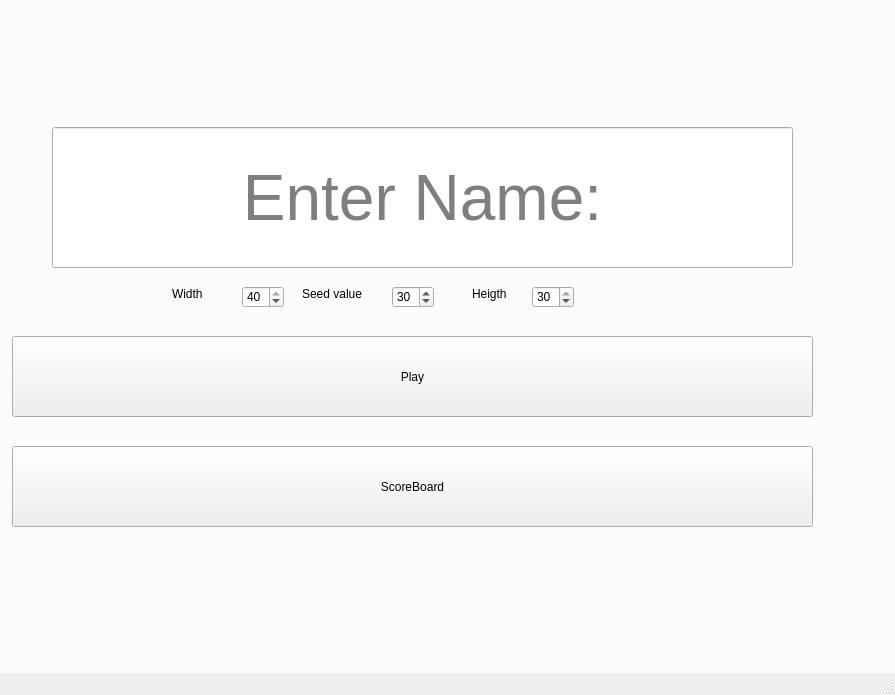
<?xml version="1.0" encoding="UTF-8"?>
<ui version="4.0">
 <class>MainWindow</class>
 <widget class="QMainWindow" name="MainWindow">
  <property name="geometry">
   <rect>
    <x>0</x>
    <y>0</y>
    <width>895</width>
    <height>695</height>
   </rect>
  </property>
  <property name="windowTitle">
   <string>MainWindow</string>
  </property>
  <widget class="QWidget" name="centralwidget">
   <widget class="QTabWidget" name="Pages">
    <property name="geometry">
     <rect>
      <x>-10</x>
      <y>-30</y>
      <width>931</width>
      <height>711</height>
     </rect>
    </property>
    <property name="currentIndex">
     <number>0</number>
    </property>
    <widget class="QWidget" name="main">
     <attribute name="title">
      <string>Tab 1</string>
     </attribute>
     <widget class="QPushButton" name="ShowScores">
      <property name="geometry">
       <rect>
        <x>20</x>
        <y>450</y>
        <width>801</width>
        <height>81</height>
       </rect>
      </property>
      <property name="text">
       <string>ScoreBoard</string>
      </property>
     </widget>
     <widget class="QPushButton" name="Play">
      <property name="geometry">
       <rect>
        <x>20</x>
        <y>340</y>
        <width>801</width>
        <height>81</height>
       </rect>
      </property>
      <property name="text">
       <string>Play</string>
      </property>
     </widget>
     <widget class="QLineEdit" name="PlayerName">
      <property name="geometry">
       <rect>
        <x>60</x>
        <y>131</y>
        <width>741</width>
        <height>141</height>
       </rect>
      </property>
      <property name="font">
       <font>
        <pointsize>48</pointsize>
       </font>
      </property>
      <property name="autoFillBackground">
       <bool>false</bool>
      </property>
      <property name="maxLength">
       <number>10</number>
      </property>
      <property name="alignment">
       <set>Qt::AlignCenter</set>
      </property>
      <property name="placeholderText">
       <string>Enter Name:</string>
      </property>
     </widget>
     <widget class="QSpinBox" name="GameWidth">
      <property name="geometry">
       <rect>
        <x>250</x>
        <y>290</y>
        <width>42</width>
        <height>22</height>
       </rect>
      </property>
      <property name="prefix">
       <string/>
      </property>
      <property name="minimum">
       <number>5</number>
      </property>
      <property name="maximum">
       <number>40</number>
      </property>
      <property name="value">
       <number>40</number>
      </property>
     </widget>
     <widget class="QSpinBox" name="GameHeigth">
      <property name="geometry">
       <rect>
        <x>540</x>
        <y>290</y>
        <width>42</width>
        <height>22</height>
       </rect>
      </property>
      <property name="minimum">
       <number>5</number>
      </property>
      <property name="maximum">
       <number>30</number>
      </property>
      <property name="value">
       <number>30</number>
      </property>
     </widget>
     <widget class="QLabel" name="label">
      <property name="geometry">
       <rect>
        <x>480</x>
        <y>290</y>
        <width>49</width>
        <height>16</height>
       </rect>
      </property>
      <property name="text">
       <string>Heigth</string>
      </property>
     </widget>
     <widget class="QLabel" name="label_2">
      <property name="geometry">
       <rect>
        <x>180</x>
        <y>290</y>
        <width>49</width>
        <height>16</height>
       </rect>
      </property>
      <property name="text">
       <string>Width</string>
      </property>
     </widget>
     <widget class="QLabel" name="label_3">
      <property name="geometry">
       <rect>
        <x>310</x>
        <y>290</y>
        <width>71</width>
        <height>16</height>
       </rect>
      </property>
      <property name="text">
       <string>Seed value</string>
      </property>
     </widget>
     <widget class="QSpinBox" name="SemenValue">
      <property name="geometry">
       <rect>
        <x>400</x>
        <y>290</y>
        <width>42</width>
        <height>22</height>
       </rect>
      </property>
      <property name="minimum">
       <number>-10000</number>
      </property>
      <property name="maximum">
       <number>10000</number>
      </property>
      <property name="value">
       <number>30</number>
      </property>
     </widget>
     <widget class="QLabel" name="label_4">
      <property name="geometry">
       <rect>
        <x>200</x>
        <y>70</y>
        <width>391</width>
        <height>41</height>
       </rect>
      </property>
      <property name="font">
       <font>
        <pointsize>20</pointsize>
       </font>
      </property>
      <property name="text">
       <string/>
      </property>
      <property name="alignment">
       <set>Qt::AlignCenter</set>
      </property>
     </widget>
    </widget>
    <widget class="QWidget" name="Scores">
     <attribute name="title">
      <string>Tab 2</string>
     </attribute>
     <widget class="QPushButton" name="BackToMain">
      <property name="geometry">
       <rect>
        <x>54</x>
        <y>520</y>
        <width>731</width>
        <height>24</height>
       </rect>
      </property>
      <property name="text">
       <string>Main</string>
      </property>
     </widget>
     <widget class="QPushButton" name="pushButton">
      <property name="geometry">
       <rect>
        <x>60</x>
        <y>560</y>
        <width>721</width>
        <height>24</height>
       </rect>
      </property>
      <property name="styleSheet">
       <string notr="true">
color:red;
</string>
      </property>
      <property name="text">
       <string>Clear</string>
      </property>
      <property name="default">
       <bool>false</bool>
      </property>
     </widget>
     <widget class="QListWidget" name="scoreBoard">
      <property name="geometry">
       <rect>
        <x>50</x>
        <y>30</y>
        <width>731</width>
        <height>481</height>
       </rect>
      </property>
      <property name="font">
       <font>
        <pointsize>12</pointsize>
       </font>
      </property>
      <property name="itemAlignment">
       <set>Qt::AlignHCenter</set>
      </property>
     </widget>
    </widget>
    <widget class="QWidget" name="gameTab">
     <attribute name="title">
      <string>Page</string>
     </attribute>
     <widget class="QGraphicsView" name="graphicsView">
      <property name="geometry">
       <rect>
        <x>30</x>
        <y>20</y>
        <width>881</width>
        <height>641</height>
       </rect>
      </property>
     </widget>
    </widget>
   </widget>
  </widget>
  <widget class="QMenuBar" name="menubar">
   <property name="geometry">
    <rect>
     <x>0</x>
     <y>0</y>
     <width>895</width>
     <height>22</height>
    </rect>
   </property>
  </widget>
  <widget class="QStatusBar" name="statusbar"/>
 </widget>
 <resources/>
 <connections/>
</ui>
